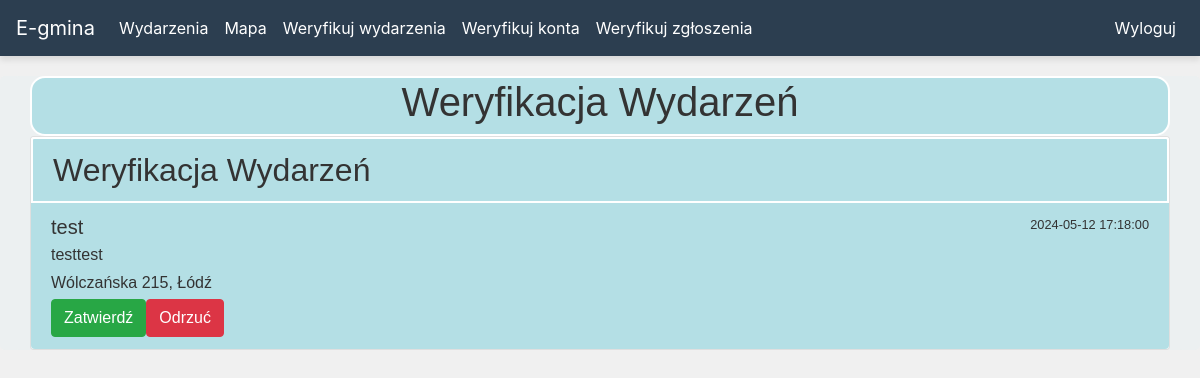
Before: /admin-events (signed in) with the older database file.
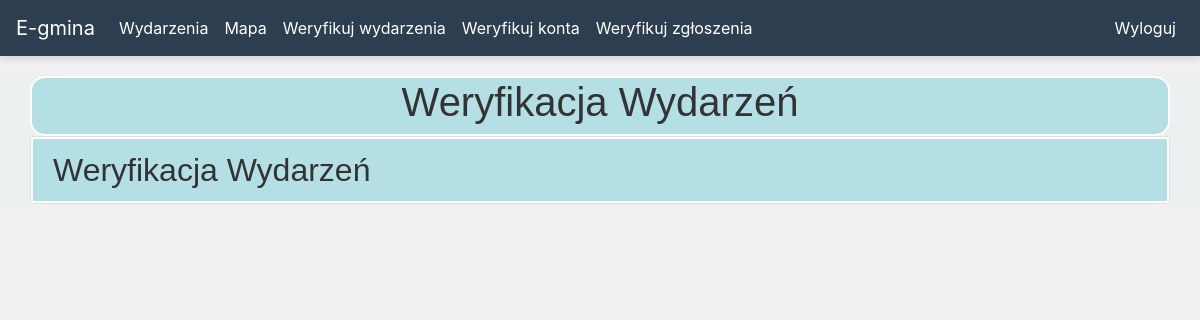
After: the same page with the newer database file.
### website/models.py (models this page shows)
class Event(db.Model):
    id = db.Column(db.Integer, primary_key=True)
    data = db.Column(db.String(10000))
    date = db.Column(db.DateTime(timezone=True), default=func.now())
    place = db.Column(db.String(150))
    name = db.Column(db.String(150))
    status = db.Column(db.String(50), default='pending')
    user_id = db.Column(db.Integer, db.ForeignKey('user.id'))

### website/views.py (the view, shortened to what this page needs)
@views.route('/admin-events', methods=['GET', 'POST'])
@login_required
def admin_events():
    if not current_user.is_authenticated or current_user.role != 'admin':
        flash('Nie masz uprawnień administratora do tej strony.', category='danger')
        return redirect(url_for('views.home'))
    pending_events = Event.query.filter_by(status='pending').all()
    return render_template('admin_events.html',user=current_user, pending_events=pending_events)

### website/__init__.py (called while the page is built)
def create_app():
    app = Flask(__name__, static_folder='templates/static')
    app.config['SECRET_KEY'] = 'hjshjhdjah kjshkjdhjs'
    app.config['SQLALCHEMY_DATABASE_URI'] = f'sqlite:///{DB_NAME}'
    db.init_app(app)
    from .views import views
    from .auth import auth
    app.register_blueprint(views, url_prefix='/')
    app.register_blueprint(auth, url_prefix='/')
    from .models import User, Event
    with app.app_context():
        db.create_all()
        create_admin(app)
    login_manager = LoginManager()
    login_manager.login_view = 'auth.login_user'
    login_manager.init_app(app)
    @login_manager.user_loader
    def load_user(id):
        return User.query.get(int(id))
    return app

### website/templates/admin_events.html (shortened to what this page needs)
{% extends "base.html" %}
{% block content %}
<div class="container">
  <div class="container1">
    <h1 align="center">Weryfikacja Wydarzeń</h1>
  </div>
  <div class="card">
    <div class="card-header container2">
      <h2 class="mb-0">Weryfikacja Wydarzeń</h2>
    </div>
    <ul class="list-group list-group-flush">
      {% for event in pending_events %}
        <li class="list-group-item container3">
          <div class="d-flex w-100 justify-content-between">
            <h5 class="mb-1">{{ event.name }}</h5>
            <small>{{ event.date }}</small>
          </div>
          <p class="mb-1">{{ event.data }}</p>
          <p class="mb-1">{{ event.place }}</p>
          <div class="btn-group" role="group">
            <form method="POST" action="{{ url_for('views.update_event_status', event_id=event.id, action='accept') }}">
              <button type="submit" class="btn btn-success">Zatwierdź</button>
            </form>
            <form method="POST" action="{{ url_for('views.update_event_status', event_id=event.id, action='reject') }}">
              <button type="submit" class="btn btn-danger">Odrzuć</button>
            </form>
          </div>
        </li>
      {% endfor %}
    </ul>
  </div>
</div>
{% endblock %}

### website/templates/base.html (shortened to what this page needs)
<!DOCTYPE html>
<html>
<head>
    <link rel="stylesheet" href="https://stackpath.bootstrapcdn.com/bootstrap/4.4.1/css/bootstrap.min.css">
    <link rel="stylesheet" href="https://stackpath.bootstrapcdn.com/font-awesome/4.7.0/css/font-awesome.min.css">
</head>
<body>
    <nav class="navbar navbar-expand-lg navbar-dark bg-primary">
        <a class="navbar-brand" id="home" href="/">
    E-gmina
</a>
        <div class="collapse navbar-collapse" id="navbar">
            <div class="navbar-nav mr-auto">
                {% if current_user.is_authenticated %}
                    {% if current_user.role != 'user' %}
                        <a class="nav-item nav-link" id="events" href="/events">Wydarzenia</a>
                    {% endif %}
                    {% if current_user.role == 'admin' %}
                    <a class="nav-item nav-link" id="maps" href="/maps">Mapa</a>
                    <a class="nav-item nav-link" id="admin_events" href="/admin-events">Weryfikuj wydarzenia</a>
                    <a class="nav-item nav-link" id="admin_users" href="/admin-users">Weryfikuj konta</a>
                    <a class="nav-item nav-link" id="admin_users" href="/admin-reports">Weryfikuj zgłoszenia</a>
                    {% endif %}
                {% else %}
                    <a class="nav-item nav-link" id="login" href="/login">Zaloguj</a>
                    <a class="nav-item nav-link" id="signUp" href="/sign-up">Zarejestruj</a>
                {% endif %}
            </div>
            <div class="navbar-nav ml-auto">
                {% if user.is_authenticated %}
                <a class="nav-item nav-link" id="logout" href="/logout">Wyloguj</a>
                {% endif %}
            </div>
        </div>
    </nav>
    <div class="container">{% block content %} {% endblock %}</div>
</body>
</html>

### website/templates/base.html (style rules this page uses)
body { background-color: #f0f0f0; color: #333; }
.navbar { background-color: #2c3e50 !important; box-shadow: 0 4px 6px rgba(0, 0, 0, 0.1); }
.navbar-brand, .navbar-nav .nav-link { color: #fff !important; }
.container { background-color: #ecf0f1; border-radius: 5px; max-width: 100%; margin: 20px auto; padding: 0 15px; }

### website/templates/admin_events.html (style rules this page uses)
.container1, .container2, .container3 { background-color: #b4dfe5; border-radius: 15px; border: 2px solid white; overflow: hidden; font-family: Arial, sans-serif; }

Changed rows visible on the page:
no longer on this page (row edited): Event: name "test", date "2024-05-12 17:18:00", data "testtest", place "Wólczańska 215, Łódź"
